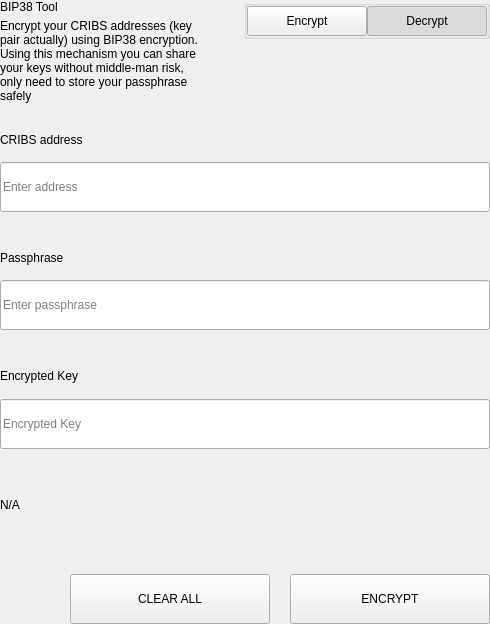
<?xml version="1.0" encoding="UTF-8"?>
<ui version="4.0">
 <class>SettingsBitToolWidget</class>
 <widget class="QWidget" name="SettingsBitToolWidget">
  <property name="geometry">
   <rect>
    <x>0</x>
    <y>0</y>
    <width>490</width>
    <height>624</height>
   </rect>
  </property>
  <property name="windowTitle">
   <string>Form</string>
  </property>
  <layout class="QVBoxLayout" name="verticalLayout">
   <property name="spacing">
    <number>0</number>
   </property>
   <property name="leftMargin">
    <number>0</number>
   </property>
   <property name="topMargin">
    <number>0</number>
   </property>
   <property name="rightMargin">
    <number>0</number>
   </property>
   <property name="bottomMargin">
    <number>0</number>
   </property>
   <item>
    <widget class="QWidget" name="left" native="true">
     <layout class="QVBoxLayout" name="verticalLayout_3">
      <property name="leftMargin">
       <number>0</number>
      </property>
      <property name="topMargin">
       <number>0</number>
      </property>
      <property name="rightMargin">
       <number>0</number>
      </property>
      <property name="bottomMargin">
       <number>0</number>
      </property>
      <item>
       <layout class="QVBoxLayout" name="verticalLayout_2">
        <property name="spacing">
         <number>0</number>
        </property>
        <item>
         <layout class="QHBoxLayout" name="horizontalLayout_3" stretch="3,1">
          <property name="spacing">
           <number>40</number>
          </property>
          <item>
           <layout class="QVBoxLayout" name="verticalLayoutTitle">
            <property name="spacing">
             <number>5</number>
            </property>
            <item>
             <widget class="QLabel" name="labelTitle">
              <property name="text">
               <string>BIP38 Tool</string>
              </property>
             </widget>
            </item>
            <item>
             <widget class="QLabel" name="labelSubtitle1">
              <property name="text">
               <string>Encrypt your CRIBS addresses (key pair actually) using BIP38 encryption.
Using this mechanism you can share your keys without middle-man risk, only need to store your passphrase safely</string>
              </property>
              <property name="wordWrap">
               <bool>true</bool>
              </property>
             </widget>
            </item>
           </layout>
          </item>
          <item alignment="Qt::AlignTop">
           <widget class="QGroupBox" name="groupBox">
            <property name="title">
             <string/>
            </property>
            <property name="alignment">
             <set>Qt::AlignLeading|Qt::AlignLeft|Qt::AlignTop</set>
            </property>
            <layout class="QHBoxLayout" name="horizontalLayout_4">
             <property name="spacing">
              <number>0</number>
             </property>
             <property name="leftMargin">
              <number>0</number>
             </property>
             <property name="topMargin">
              <number>0</number>
             </property>
             <property name="rightMargin">
              <number>0</number>
             </property>
             <property name="bottomMargin">
              <number>0</number>
             </property>
             <item>
              <spacer name="horizontalSpacer">
               <property name="orientation">
                <enum>Qt::Horizontal</enum>
               </property>
               <property name="sizeHint" stdset="0">
                <size>
                 <width>40</width>
                 <height>20</height>
                </size>
               </property>
              </spacer>
             </item>
             <item>
              <widget class="QPushButton" name="pushLeft">
               <property name="minimumSize">
                <size>
                 <width>120</width>
                 <height>30</height>
                </size>
               </property>
               <property name="maximumSize">
                <size>
                 <width>120</width>
                 <height>30</height>
                </size>
               </property>
               <property name="focusPolicy">
                <enum>Qt::NoFocus</enum>
               </property>
               <property name="text">
                <string>Encrypt</string>
               </property>
               <property name="checkable">
                <bool>true</bool>
               </property>
               <property name="autoExclusive">
                <bool>true</bool>
               </property>
              </widget>
             </item>
             <item>
              <widget class="QPushButton" name="pushRight">
               <property name="minimumSize">
                <size>
                 <width>120</width>
                 <height>30</height>
                </size>
               </property>
               <property name="maximumSize">
                <size>
                 <width>120</width>
                 <height>30</height>
                </size>
               </property>
               <property name="focusPolicy">
                <enum>Qt::NoFocus</enum>
               </property>
               <property name="text">
                <string>Decrypt</string>
               </property>
               <property name="checkable">
                <bool>true</bool>
               </property>
               <property name="checked">
                <bool>true</bool>
               </property>
               <property name="autoExclusive">
                <bool>true</bool>
               </property>
              </widget>
             </item>
            </layout>
           </widget>
          </item>
         </layout>
        </item>
        <item>
         <widget class="QStackedWidget" name="stackedWidget">
          <property name="currentIndex">
           <number>1</number>
          </property>
          <widget class="QWidget" name="pageDecrypt">
           <layout class="QVBoxLayout" name="verticalLayout_5">
            <property name="spacing">
             <number>0</number>
            </property>
            <property name="leftMargin">
             <number>0</number>
            </property>
            <property name="topMargin">
             <number>0</number>
            </property>
            <property name="rightMargin">
             <number>0</number>
            </property>
            <property name="bottomMargin">
             <number>0</number>
            </property>
            <item>
             <widget class="QWidget" name="widget" native="true">
              <property name="minimumSize">
               <size>
                <width>0</width>
                <height>100</height>
               </size>
              </property>
              <layout class="QVBoxLayout" name="verticalLayout_4">
               <property name="spacing">
                <number>0</number>
               </property>
               <property name="leftMargin">
                <number>0</number>
               </property>
               <property name="topMargin">
                <number>0</number>
               </property>
               <property name="rightMargin">
                <number>0</number>
               </property>
               <property name="bottomMargin">
                <number>0</number>
               </property>
               <item>
                <spacer name="verticalSpacer_2">
                 <property name="orientation">
                  <enum>Qt::Vertical</enum>
                 </property>
                 <property name="sizeType">
                  <enum>QSizePolicy::Fixed</enum>
                 </property>
                 <property name="sizeHint" stdset="0">
                  <size>
                   <width>20</width>
                   <height>20</height>
                  </size>
                 </property>
                </spacer>
               </item>
               <item>
                <layout class="QHBoxLayout" name="horizontalLayout_6" stretch="2">
                 <property name="spacing">
                  <number>0</number>
                 </property>
                 <item>
                  <layout class="QVBoxLayout" name="verticalLayout_7">
                   <property name="spacing">
                    <number>9</number>
                   </property>
                   <item>
                    <widget class="QLabel" name="labelSubtitleKey">
                     <property name="minimumSize">
                      <size>
                       <width>0</width>
                       <height>20</height>
                      </size>
                     </property>
                     <property name="maximumSize">
                      <size>
                       <width>16777215</width>
                       <height>20</height>
                      </size>
                     </property>
                     <property name="text">
                      <string>Encrypted key</string>
                     </property>
                    </widget>
                   </item>
                   <item>
                    <widget class="QLineEdit" name="lineEditKey">
                     <property name="minimumSize">
                      <size>
                       <width>0</width>
                       <height>50</height>
                      </size>
                     </property>
                     <property name="maximumSize">
                      <size>
                       <width>16777215</width>
                       <height>50</height>
                      </size>
                     </property>
                     <property name="placeholderText">
                      <string>Enter a encrypted key</string>
                     </property>
                    </widget>
                   </item>
                  </layout>
                 </item>
                </layout>
               </item>
               <item>
                <spacer name="verticalSpacer_3">
                 <property name="orientation">
                  <enum>Qt::Vertical</enum>
                 </property>
                 <property name="sizeType">
                  <enum>QSizePolicy::Fixed</enum>
                 </property>
                 <property name="sizeHint" stdset="0">
                  <size>
                   <width>20</width>
                   <height>20</height>
                  </size>
                 </property>
                </spacer>
               </item>
               <item>
                <layout class="QVBoxLayout" name="verticalLayout_9">
                 <property name="spacing">
                  <number>9</number>
                 </property>
                 <item>
                  <widget class="QLabel" name="labelSubtitlePassphrase">
                   <property name="maximumSize">
                    <size>
                     <width>16777215</width>
                     <height>20</height>
                    </size>
                   </property>
                   <property name="text">
                    <string>Passphrase</string>
                   </property>
                  </widget>
                 </item>
                 <item>
                  <widget class="QLineEdit" name="lineEditPassphrase">
                   <property name="minimumSize">
                    <size>
                     <width>0</width>
                     <height>50</height>
                    </size>
                   </property>
                   <property name="maximumSize">
                    <size>
                     <width>16777215</width>
                     <height>50</height>
                    </size>
                   </property>
                   <property name="placeholderText">
                    <string>Enter a passphrase</string>
                   </property>
                  </widget>
                 </item>
                </layout>
               </item>
               <item>
                <spacer name="verticalSpacer_4">
                 <property name="orientation">
                  <enum>Qt::Vertical</enum>
                 </property>
                 <property name="sizeType">
                  <enum>QSizePolicy::Fixed</enum>
                 </property>
                 <property name="sizeHint" stdset="0">
                  <size>
                   <width>20</width>
                   <height>20</height>
                  </size>
                 </property>
                </spacer>
               </item>
               <item>
                <widget class="QWidget" name="widget_3" native="true">
                 <property name="sizePolicy">
                  <sizepolicy hsizetype="Preferred" vsizetype="Fixed">
                   <horstretch>0</horstretch>
                   <verstretch>0</verstretch>
                  </sizepolicy>
                 </property>
                 <layout class="QVBoxLayout" name="verticalLayout_10">
                  <property name="spacing">
                   <number>9</number>
                  </property>
                  <property name="leftMargin">
                   <number>0</number>
                  </property>
                  <property name="topMargin">
                   <number>0</number>
                  </property>
                  <property name="rightMargin">
                   <number>0</number>
                  </property>
                  <property name="bottomMargin">
                   <number>0</number>
                  </property>
                  <item>
                   <widget class="QLabel" name="labelSubtitleDecryptResult">
                    <property name="minimumSize">
                     <size>
                      <width>0</width>
                      <height>20</height>
                     </size>
                    </property>
                    <property name="maximumSize">
                     <size>
                      <width>16777215</width>
                      <height>20</height>
                     </size>
                    </property>
                    <property name="text">
                     <string>Decrypted address result</string>
                    </property>
                   </widget>
                  </item>
                  <item>
                   <widget class="QWidget" name="widget_4" native="true">
                    <layout class="QHBoxLayout" name="horizontalLayout" stretch="6,0,1">
                     <property name="spacing">
                      <number>0</number>
                     </property>
                     <property name="leftMargin">
                      <number>0</number>
                     </property>
                     <property name="topMargin">
                      <number>0</number>
                     </property>
                     <property name="rightMargin">
                      <number>0</number>
                     </property>
                     <property name="bottomMargin">
                      <number>0</number>
                     </property>
                     <item alignment="Qt::AlignVCenter">
                      <widget class="QLineEdit" name="lineEditDecryptResult">
                       <property name="minimumSize">
                        <size>
                         <width>0</width>
                         <height>50</height>
                        </size>
                       </property>
                       <property name="maximumSize">
                        <size>
                         <width>16777215</width>
                         <height>50</height>
                        </size>
                       </property>
                       <property name="placeholderText">
                        <string>Decrypted Address</string>
                       </property>
                      </widget>
                     </item>
                     <item>
                      <spacer name="horizontalSpacer_4">
                       <property name="orientation">
                        <enum>Qt::Horizontal</enum>
                       </property>
                       <property name="sizeType">
                        <enum>QSizePolicy::Fixed</enum>
                       </property>
                       <property name="sizeHint" stdset="0">
                        <size>
                         <width>20</width>
                         <height>50</height>
                        </size>
                       </property>
                      </spacer>
                     </item>
                     <item>
                      <widget class="QPushButton" name="pushButtonImport">
                       <property name="minimumSize">
                        <size>
                         <width>140</width>
                         <height>40</height>
                        </size>
                       </property>
                       <property name="text">
                        <string>Import Address</string>
                       </property>
                      </widget>
                     </item>
                    </layout>
                   </widget>
                  </item>
                 </layout>
                </widget>
               </item>
               <item>
                <widget class="QLabel" name="statusLabel_DEC">
                 <property name="maximumSize">
                  <size>
                   <width>16777215</width>
                   <height>40</height>
                  </size>
                 </property>
                 <property name="text">
                  <string/>
                 </property>
                </widget>
               </item>
               <item>
                <spacer name="verticalSpacer">
                 <property name="orientation">
                  <enum>Qt::Vertical</enum>
                 </property>
                 <property name="sizeType">
                  <enum>QSizePolicy::Preferred</enum>
                 </property>
                 <property name="sizeHint" stdset="0">
                  <size>
                   <width>20</width>
                   <height>20</height>
                  </size>
                 </property>
                </spacer>
               </item>
               <item>
                <layout class="QHBoxLayout" name="horizontalLayout_7">
                 <property name="spacing">
                  <number>0</number>
                 </property>
                 <item>
                  <spacer name="horizontalSpacer_5">
                   <property name="orientation">
                    <enum>Qt::Horizontal</enum>
                   </property>
                   <property name="sizeType">
                    <enum>QSizePolicy::Expanding</enum>
                   </property>
                   <property name="sizeHint" stdset="0">
                    <size>
                     <width>40</width>
                     <height>20</height>
                    </size>
                   </property>
                  </spacer>
                 </item>
                 <item>
                  <widget class="QPushButton" name="pushButtonDecryptClear">
                   <property name="minimumSize">
                    <size>
                     <width>200</width>
                     <height>50</height>
                    </size>
                   </property>
                   <property name="maximumSize">
                    <size>
                     <width>200</width>
                     <height>50</height>
                    </size>
                   </property>
                   <property name="text">
                    <string>CLEAR</string>
                   </property>
                  </widget>
                 </item>
                 <item>
                  <spacer name="horizontalSpacer_3">
                   <property name="orientation">
                    <enum>Qt::Horizontal</enum>
                   </property>
                   <property name="sizeType">
                    <enum>QSizePolicy::Fixed</enum>
                   </property>
                   <property name="sizeHint" stdset="0">
                    <size>
                     <width>20</width>
                     <height>20</height>
                    </size>
                   </property>
                  </spacer>
                 </item>
                 <item>
                  <widget class="QPushButton" name="pushButtonDecrypt">
                   <property name="minimumSize">
                    <size>
                     <width>200</width>
                     <height>50</height>
                    </size>
                   </property>
                   <property name="maximumSize">
                    <size>
                     <width>200</width>
                     <height>50</height>
                    </size>
                   </property>
                   <property name="text">
                    <string>DECRYPT KEY</string>
                   </property>
                  </widget>
                 </item>
                </layout>
               </item>
              </layout>
             </widget>
            </item>
           </layout>
          </widget>
          <widget class="QWidget" name="pageEncrypt">
           <layout class="QVBoxLayout" name="verticalLayout_11">
            <property name="spacing">
             <number>0</number>
            </property>
            <property name="leftMargin">
             <number>0</number>
            </property>
            <property name="topMargin">
             <number>0</number>
            </property>
            <property name="rightMargin">
             <number>0</number>
            </property>
            <property name="bottomMargin">
             <number>0</number>
            </property>
            <item>
             <spacer name="verticalSpacer_8">
              <property name="orientation">
               <enum>Qt::Vertical</enum>
              </property>
              <property name="sizeType">
               <enum>QSizePolicy::Fixed</enum>
              </property>
              <property name="sizeHint" stdset="0">
               <size>
                <width>20</width>
                <height>20</height>
               </size>
              </property>
             </spacer>
            </item>
            <item>
             <widget class="QWidget" name="containerAddressEnc" native="true">
              <layout class="QVBoxLayout" name="containerAddressEncLayout">
               <property name="spacing">
                <number>5</number>
               </property>
               <property name="leftMargin">
                <number>0</number>
               </property>
               <property name="topMargin">
                <number>0</number>
               </property>
               <property name="rightMargin">
                <number>0</number>
               </property>
               <property name="bottomMargin">
                <number>0</number>
               </property>
               <item>
                <widget class="QLabel" name="labelSubtitleAddress">
                 <property name="minimumSize">
                  <size>
                   <width>0</width>
                   <height>20</height>
                  </size>
                 </property>
                 <property name="maximumSize">
                  <size>
                   <width>16777215</width>
                   <height>20</height>
                  </size>
                 </property>
                 <property name="text">
                  <string>CRIBS address</string>
                 </property>
                </widget>
               </item>
               <item>
                <widget class="QLineEdit" name="addressIn_ENC">
                 <property name="minimumSize">
                  <size>
                   <width>0</width>
                   <height>50</height>
                  </size>
                 </property>
                 <property name="placeholderText">
                  <string>Enter address</string>
                 </property>
                </widget>
               </item>
              </layout>
             </widget>
            </item>
            <item>
             <spacer name="verticalSpacer_6">
              <property name="orientation">
               <enum>Qt::Vertical</enum>
              </property>
              <property name="sizeType">
               <enum>QSizePolicy::Fixed</enum>
              </property>
              <property name="sizeHint" stdset="0">
               <size>
                <width>20</width>
                <height>20</height>
               </size>
              </property>
             </spacer>
            </item>
            <item>
             <widget class="QWidget" name="containerAddress" native="true">
              <layout class="QHBoxLayout" name="horizontalLayout_9" stretch="2">
               <property name="spacing">
                <number>0</number>
               </property>
               <property name="leftMargin">
                <number>0</number>
               </property>
               <property name="topMargin">
                <number>0</number>
               </property>
               <property name="rightMargin">
                <number>0</number>
               </property>
               <property name="bottomMargin">
                <number>0</number>
               </property>
               <item>
                <layout class="QVBoxLayout" name="verticalLayout_8">
                 <property name="spacing">
                  <number>5</number>
                 </property>
                 <item>
                  <widget class="QLabel" name="labelSubtitleMessage">
                   <property name="minimumSize">
                    <size>
                     <width>0</width>
                     <height>20</height>
                    </size>
                   </property>
                   <property name="maximumSize">
                    <size>
                     <width>16777215</width>
                     <height>20</height>
                    </size>
                   </property>
                   <property name="text">
                    <string>Passphrase</string>
                   </property>
                  </widget>
                 </item>
                 <item>
                  <widget class="QLineEdit" name="passphraseIn_ENC">
                   <property name="minimumSize">
                    <size>
                     <width>0</width>
                     <height>50</height>
                    </size>
                   </property>
                   <property name="maximumSize">
                    <size>
                     <width>16777215</width>
                     <height>50</height>
                    </size>
                   </property>
                   <property name="placeholderText">
                    <string>Enter passphrase</string>
                   </property>
                  </widget>
                 </item>
                </layout>
               </item>
              </layout>
             </widget>
            </item>
            <item>
             <spacer name="verticalSpacer_7">
              <property name="orientation">
               <enum>Qt::Vertical</enum>
              </property>
              <property name="sizeType">
               <enum>QSizePolicy::Fixed</enum>
              </property>
              <property name="sizeHint" stdset="0">
               <size>
                <width>20</width>
                <height>20</height>
               </size>
              </property>
             </spacer>
            </item>
            <item>
             <widget class="QWidget" name="widget_2" native="true">
              <property name="minimumSize">
               <size>
                <width>0</width>
                <height>75</height>
               </size>
              </property>
              <property name="maximumSize">
               <size>
                <width>16777215</width>
                <height>16777215</height>
               </size>
              </property>
              <layout class="QVBoxLayout" name="verticalLayout_6">
               <property name="leftMargin">
                <number>0</number>
               </property>
               <property name="topMargin">
                <number>0</number>
               </property>
               <property name="rightMargin">
                <number>0</number>
               </property>
               <property name="bottomMargin">
                <number>0</number>
               </property>
               <item>
                <widget class="QLabel" name="labelSubtitleEncryptedKey">
                 <property name="minimumSize">
                  <size>
                   <width>0</width>
                   <height>20</height>
                  </size>
                 </property>
                 <property name="maximumSize">
                  <size>
                   <width>16777215</width>
                   <height>20</height>
                  </size>
                 </property>
                 <property name="text">
                  <string>Encrypted Key</string>
                 </property>
                </widget>
               </item>
               <item>
                <widget class="QLineEdit" name="encryptedKeyOut_ENC">
                 <property name="minimumSize">
                  <size>
                   <width>0</width>
                   <height>50</height>
                  </size>
                 </property>
                 <property name="placeholderText">
                  <string>Encrypted Key</string>
                 </property>
                </widget>
               </item>
              </layout>
             </widget>
            </item>
            <item>
             <widget class="QLabel" name="statusLabel_ENC">
              <property name="text">
               <string notr="true">N/A</string>
              </property>
             </widget>
            </item>
            <item>
             <spacer name="verticalSpacer_5">
              <property name="orientation">
               <enum>Qt::Vertical</enum>
              </property>
              <property name="sizeType">
               <enum>QSizePolicy::Fixed</enum>
              </property>
              <property name="sizeHint" stdset="0">
               <size>
                <width>20</width>
                <height>20</height>
               </size>
              </property>
             </spacer>
            </item>
            <item>
             <layout class="QHBoxLayout" name="horizontalLayout_8">
              <property name="spacing">
               <number>0</number>
              </property>
              <item>
               <spacer name="horizontalSpacer_6">
                <property name="orientation">
                 <enum>Qt::Horizontal</enum>
                </property>
                <property name="sizeType">
                 <enum>QSizePolicy::Expanding</enum>
                </property>
                <property name="sizeHint" stdset="0">
                 <size>
                  <width>40</width>
                  <height>20</height>
                 </size>
                </property>
               </spacer>
              </item>
              <item>
               <widget class="QPushButton" name="pushButtonClear">
                <property name="minimumSize">
                 <size>
                  <width>200</width>
                  <height>50</height>
                 </size>
                </property>
                <property name="focusPolicy">
                 <enum>Qt::NoFocus</enum>
                </property>
                <property name="text">
                 <string>CLEAR ALL</string>
                </property>
               </widget>
              </item>
              <item>
               <spacer name="horizontalSpacer_2">
                <property name="orientation">
                 <enum>Qt::Horizontal</enum>
                </property>
                <property name="sizeType">
                 <enum>QSizePolicy::Fixed</enum>
                </property>
                <property name="sizeHint" stdset="0">
                 <size>
                  <width>20</width>
                  <height>20</height>
                 </size>
                </property>
               </spacer>
              </item>
              <item>
               <widget class="QPushButton" name="pushButtonEncrypt">
                <property name="minimumSize">
                 <size>
                  <width>200</width>
                  <height>50</height>
                 </size>
                </property>
                <property name="maximumSize">
                 <size>
                  <width>200</width>
                  <height>50</height>
                 </size>
                </property>
                <property name="focusPolicy">
                 <enum>Qt::NoFocus</enum>
                </property>
                <property name="text">
                 <string>ENCRYPT</string>
                </property>
               </widget>
              </item>
             </layout>
            </item>
           </layout>
          </widget>
         </widget>
        </item>
       </layout>
      </item>
     </layout>
    </widget>
   </item>
  </layout>
 </widget>
 <resources/>
 <connections/>
</ui>
